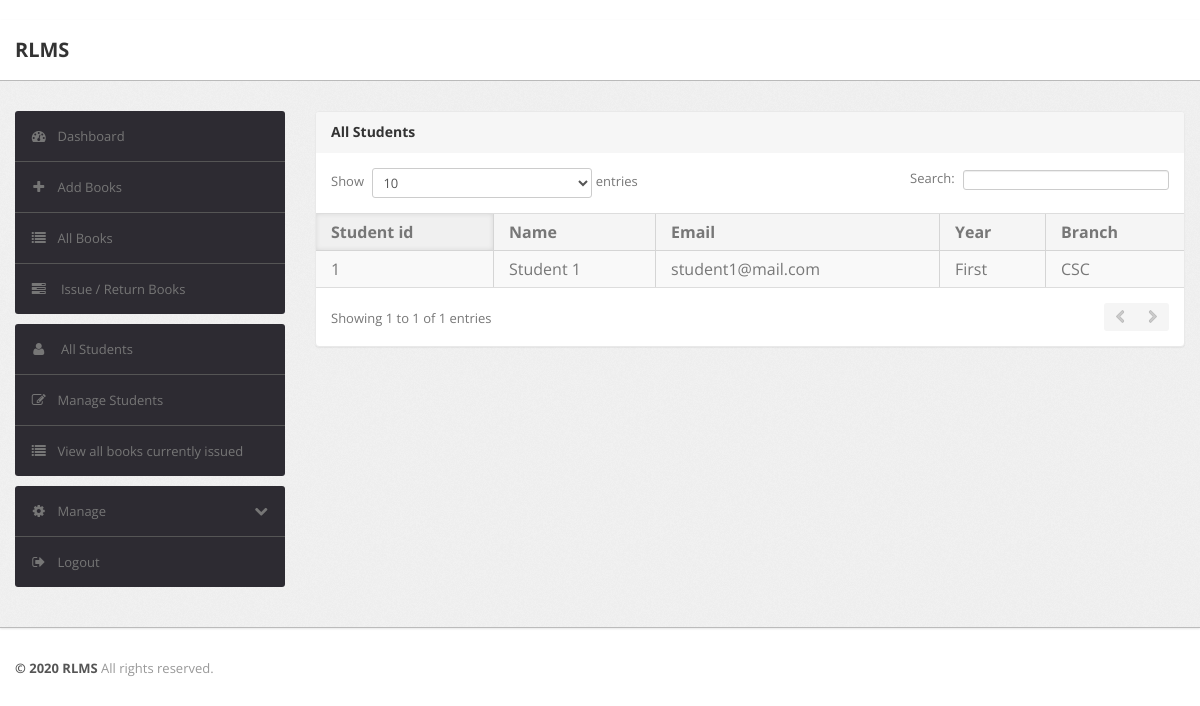
/students (signed in), run on the app's committed database.
### rlms/models.py (models this page shows, shortened)
class Student(db.Model):
	id = db.Column(db.Integer, primary_key=True)
	name = db.Column(db.String(200), nullable=False)
	email = db.Column(db.Text, nullable=False)
	year = db.Column(db.String(10), nullable=False)
	branch = db.Column(db.String(20), nullable=False)
	books = db.relationship("BookLog", backref="borrower", lazy=True)

### rlms/routes.py (the view)
@app.route("/students")
@login_required
def all_students():
	students = Student.query.all()
	return render_template('all_students.html', students=students)

### rlms/models.py (called while the page is built)
@login_manager.user_loader
def load_user(user_id):
    return User.query.get(int(user_id))

### rlms/routes.py (called while the page is built)
@app.after_request
def add_header(r):
    r.headers["Cache-Control"] = "no-cache, no-store, must-revalidate"
    r.headers["Pragma"] = "no-cache"
    r.headers["Expires"] = "0"
    r.headers['Cache-Control'] = 'public, max-age=0'
    return r

@app.after_request
def set_response_headers(response):
    response.headers['Cache-Control'] = 'no-cache, no-store, must-revalidate'
    response.headers['Pragma'] = 'no-cache'
    response.headers['Expires'] = '0'
    return response

### rlms/templates/all_students.html (shortened to what this page needs)
{% extends 'base_template.html' %}
{% block content %}
						<div class="module">
							<div class="module-head">
								<h3>All Students</h3>
							</div>
							<div class="module-body table">
								<table cellpadding="0" cellspacing="0" border="0" class="datatable-1 table table-bordered table-striped	 display" width="100%">
									<thead>
										<tr>
											<th>Student id</th>
											<th>Name</th>
											<th>Email</th>
											<th>Year</th>
											<th>Branch</th>
										</tr>
									</thead>
									<tbody>
										{% for student in students %}
											<tr class="odd gradeX">
												<td class="center" > {{ student.id }} </td>
												<td class="center" > {{ student.name }} </td>
												<td class="center" > {{ student.email }} </td>
												<td class="center" > {{ student.year }} </td>
												<td class="center" > {{ student.branch }} </td>
											</tr>
										{% endfor %}
									</tbody>
								</table>
							</div>
						</div>
{% endblock content %}

### rlms/static/css/theme.css (style rules this page uses)
body { font-size: 13px; font-family: 'Open Sans', Arial, sans-serif; background: #fff; color: #777 }
h1, h2, h3, h4, h5, h6 { color: #333; margin-top: 0 }
h3 { font-size: 20px }
.module { background: #fff; -webkit-border-radius: 3px; -moz-border-radius: 3px; border-radius: 3px; border: 1px solid #ccc; border-bottom-color: #bbb; -webkit-box-shadow: 0 0 1px rgba(0,0,0,0.2); -moz-box-shadow: 0 0 1px rgba(0,0,0,0.2); box-shadow: 0 0 1px rgba(0,0,0,0.2); margin-bottom: 30px }
.table { margin-bottom: 0 }
.table th, .table td { border-color: #d5d5d5!important }
.table-bordered thead:first-child tr:first-child>th:first-child, .table-bordered tbody:first-child tr:first-child>td:first-child { -webkit-border-top-left-radius: 2px; -moz-border-radius-topleft: 2px; border-top-left-radius: 2px }
.table-bordered thead:first-child tr:first-child>th:last-child, .table-bordered tbody:first-child tr:first-child>td:last-child { -webkit-border-top-right-radius: 2px; -moz-border-radius-topright: 2px; border-top-right-radius: 2px }
.table-bordered thead:last-child tr:last-child>th:first-child, .table-bordered tbody:last-child tr:last-child>td:first-child, .table-bordered tfoot:last-child tr:last-child>td:first-child { -webkit-border-bottom-left-radius: 2px; -moz-border-radius-bottomleft: 2px; border-bottom-left-radius: 2px }
.table-bordered thead:last-child tr:last-child>th:last-child, .table-bordered tbody:last-child tr:last-child>td:last-child, .table-bordered tfoot:last-child tr:last-child>td:last-child { -webkit-border-bottom-right-radius: 2px; -moz-border-radius-bottomright: 2px; border-bottom-right-radius: 2px }
.module { box-shadow: 0 0 3px rgba(0,0,0,.1); border-color: #e9e9e9; margin-bottom: 20px; background-color: #fff; border-radius: 4px; -webkit-box-shadow: 0 1px 1px rgba(0,0,0,.05); box-shadow: 0 1px 1px rgba(0,0,0,.05); }
.module-head { color: #767676; background-color: #f6f6f6; border-color: #e9e9e9; padding: 10px 15px; border-bottom: 1px solid transparent; border-top-right-radius: 3px; border-top-left-radius: 3px; }
.module-head h3 { font-size: 14px; line-height: 20px; height: 20px; margin: 0 }
.module-body { padding: 15px }
.module-body.table { padding: 15px 0 }
.module-body.table .table th, .module-body.table .table td { padding-left: 15px; padding-right: 15px }
.dataTables_wrapper table th { background: #f5f5f5; cursor: pointer }
.dataTables_wrapper table th.sorting_asc, .dataTables_wrapper table th.sorting_desc { background: #f0f0f0; -webkit-box-shadow: 0 0 5px rgba(0,0,0,0.1) inset; -moz-box-shadow: 0 0 5px rgba(0,0,0,0.1) inset; box-shadow: 0 0 5px rgba(0,0,0,0.1) inset }
.dataTables_wrapper .table-bordered { -webkit-border-radius: 0; -moz-border-radius: 0; border-radius: 0; border-left: 0; border-right: 0 }
.dataTables_wrapper .table-bordered thead tr>th:first-child, .dataTables_wrapper .table-bordered tbody tr>td:first-child, .dataTables_wrapper .table-bordered tfoot tr>td:first-child, .dataTables_wrapper .table-bordered tfoot tr>th:first-child { border-left: 0 }
.dataTables_wrapper .table-bordered thead:first-child tr:first-child>th:first-child, .dataTables_wrapper .table-bordered tbody:first-child tr:first-child>td:first-child { -webkit-border-top-left-radius: 0; -moz-border-radius-topleft: 0; border-top-left-radius: 0 }
.dataTables_wrapper .table-bordered thead:first-child tr:first-child>th:last-child, .dataTables_wrapper .table-bordered tbody:first-child tr:first-child>td:last-child { -webkit-border-top-right-radius: 0; -moz-border-radius-topright: 0; border-top-right-radius: 0 }
.dataTables_wrapper .table-bordered thead:last-child tr:last-child>th:first-child, .dataTables_wrapper .table-bordered tbody:last-child tr:last-child>td:first-child, .dataTables_wrapper .table-bordered tfoot:last-child tr:last-child>td:first-child { -webkit-border-bottom-left-radius: 0; -moz-border-radius-bottomleft: 0; border-bottom-left-radius: 0 }
.dataTables_wrapper .table-bordered thead:last-child tr:last-child>th:last-child, .dataTables_wrapper .table-bordered tbody:last-child tr:last-child>td:last-child, .dataTables_wrapper .table-bordered tfoot:last-child tr:last-child>td:last-child { -webkit-border-bottom-right-radius: 0; -moz-border-radius-bottomright: 0; border-bottom-right-radius: 0 }

### data on the page
Student: id "1", name "Student 1", email "student1@mail.com", year "First", branch "CSC"
